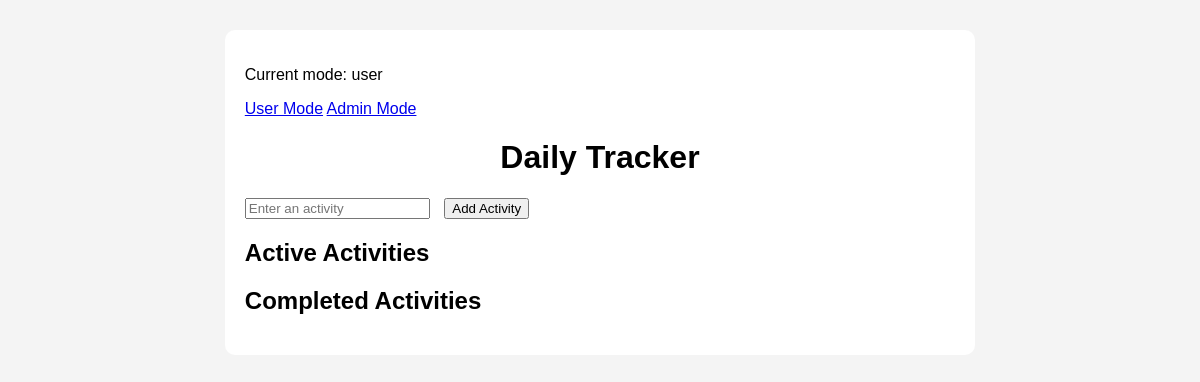
Before: / with the older database file.
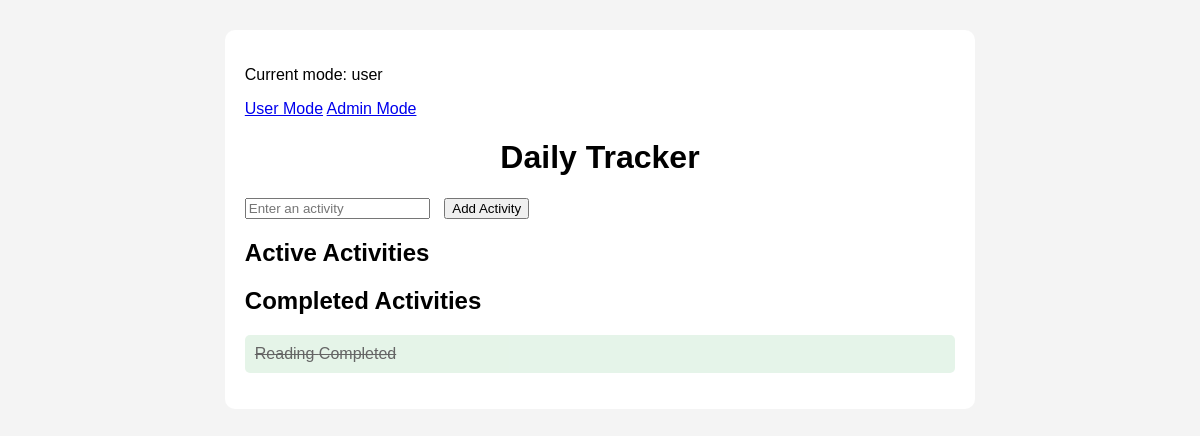
After: the same page with the newer database file.
### tables this page shows
CREATE TABLE activities (
            id INTEGER PRIMARY KEY AUTOINCREMENT,
            name TEXT NOT NULL,
            completed INTEGER default 0
        );

### app.py (the view)
@app.route("/")
def home():
    connection = get_connection()
    active_activities = connection.execute(
        "SELECT * FROM activities WHERE completed = 0"
    ).fetchall()
    completed_activities = connection.execute(
        "SELECT * FROM activities WHERE completed = 1"
    ).fetchall()
    connection.close()
    role = session.get("role", "user")
    return render_template(
    "index.html",
    active_activities=active_activities,
    completed_activities=completed_activities,
    role=role
)

### database.py (called while the page is built)
def get_connection():
    connection = sqlite3.connect(DATABASE_NAME)
    connection.row_factory = sqlite3.Row
    return connection

### templates/index.html (shortened to what this page needs)
<!DOCTYPE html>
<html>
<head>
    <link rel="stylesheet" href="{{ url_for('static', filename='style.css') }}">
</head>
<body>
    <div class="container">
    <p>Current mode: {{ role }}</p>
    <a href="/set-role/user">User Mode</a>
    <a href="/set-role/admin">Admin Mode</a>
    <h1>Daily Tracker</h1>
    <form action="/add" method="POST">
        <input type="text" name="activity_name" placeholder="Enter an activity">
        <button type="submit">Add Activity</button>
    </form>
    <h2>Active Activities</h2>
<h2>Completed Activities</h2>
<ul>
    {% for activity in completed_activities %}
        <li class="completed">
            {{ activity["name"] }}
            <span>Completed</span>
        </li>
    {% endfor %}
</ul>
</div>
</body>
</html>

Changed rows visible on the page:
added activities: name "Reading"
